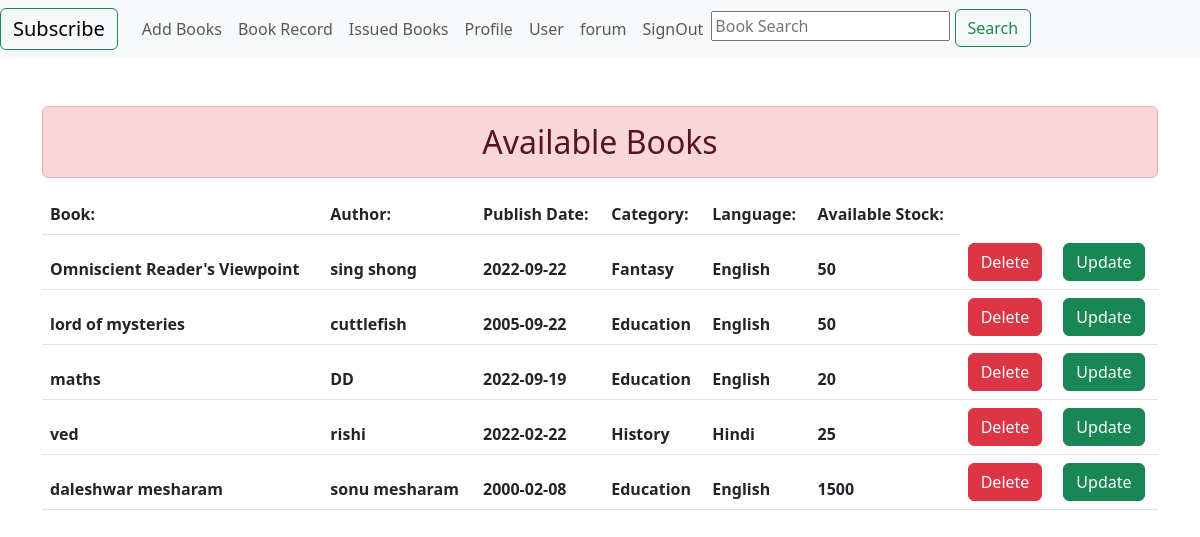
The page /book_show on the database its author committed.
### info/models.py (models this page shows)
class Books(models.Model):
    name=models.CharField(max_length=30)
    publish=models.CharField(max_length=20)
    author=models.CharField(max_length=40)
    category=models.CharField(max_length=30,)
    language=models.CharField(max_length=30,)
    stock=models.IntegerField(default=0)
    class Meta:
        db_table = "Books"

### info/views.py (the view)
# urls.py: path('book_show', views.book_show, name="book_show"),
def book_show(request):
    data = Books.objects.all().values()
    return render(request, 'book_show.html', {'mybook':data})

### info/templates/book_show.html
{% extends 'home.html'  %}
{% block content%}
<div class="container mt-5">
  <h2 class="text-center alert alert-danger ">Available Books</h2>
<table class="table">
    <thead class="thead-dark">
      <tr>
        <th scope="col">Book: </th>
        <th scope="col">Author: </th>
        <th scope="col">Publish Date: </th>
        <th scope="col">Category: </th>
        <th scope="col">Language: </th>
        <th scope="col">Available Stock: </th>
      </tr>
      {% for x in mybook %}
      <tr>
        <th>{{x.name}} </th>
        <th>{{x.author}} </th>
        <th>{{x.publish}} </th>
        <th>{{x.category}} </th>
        <th>{{x.language}} </th>
        <th>{{x.stock}} </th>
        <td><a href="{% url 'book_delete' x.id %}" class="btn btn-danger md-sm">Delete</a></td>
        <td><a href="{% url 'book_edit' x.id %}" class="btn btn-success md-sm">Update</a></td>
      </tr>
      {% endfor %}
    </thead>
</table>
{% endblock content%}

### info/templates/home.html (shortened to what this page needs)
<!DOCTYPE html>
{% load static %}
<html lang="en">
<head>
    <link rel="stylesheet" href= "{% static 'css/bootstrap.min.css' %}" >
</head>
<body>
    {% include 'navbar.html'%}
        {% block content %}
        {% endblock %}
    </div>
</body>
</html>

### info/templates/navbar.html (shortened to what this page needs)
  <nav class="navbar navbar-expand-lg navbar-light bg-light">
    <div class="collapse navbar-collapse" >
      <a class="navbar-brand btn btn-outline-success"  href="{% url 'prem' %}">Subscribe</a>
      <ul class="navbar-nav mr-auto mt-2 mt-lg-0">
        <li class="nav-item active">
          <a class="nav-link"  href="{%url 'book_add' %}">Add Books</a>
        </li>
        <li class="nav-item">
          <a class="nav-link" href="{%url 'book_show' %}">Book Record</a>
        </li>
        <li class="nav-item">
          <a class="nav-link" href="{%url 'issue_show' %}">Issued Books</a>
        </li>
        <li class="nav-item">
          <a class="nav-link" href="{%url 'student_profile' %}">Profile</a>
        </li>
      <li class="nav-item">
        <a class="nav-link" href="{%url 'user_show'%}">User</a>
      </li>
      <li class="nav-item">
        <a class="nav-link" href="{%url 'forum'%}">forum</a>
      </li>
        <li class="nav-item">
          <a class="nav-link" href="{%url 'sign_out'%}">SignOut</a>
        </li>
        <form class="form-inline my-2 my-lg-0" action="{% url 'search' %}" method="POST">{% csrf_token%}
          <input class="form-inline mr-sm-2" type="search" name="search" placeholder="Book Search" aria-label="Search">
          <button class="btn btn-outline-success my-2 my-sm-0" type="submit">Search</button>
        </form>
      </div>
  </nav>

### rows shown on the page
Books: name "Omniscient Reader's Viewpoint", author "sing shong", publish "2022-09-22", category "Fantasy", language "English", stock "50"
Books: name "lord of mysteries", author "cuttlefish", publish "2005-09-22", category "Education", language "English", stock "50"
Books: name "maths", author "DD", publish "2022-09-19", category "Education", language "English", stock "20"
Books: name "ved", author "rishi", publish "2022-02-22", category "History", language "Hindi", stock "25"
Books: name "daleshwar mesharam", author "sonu mesharam", publish "2000-02-08", category "Education", language "English", stock "1500"
